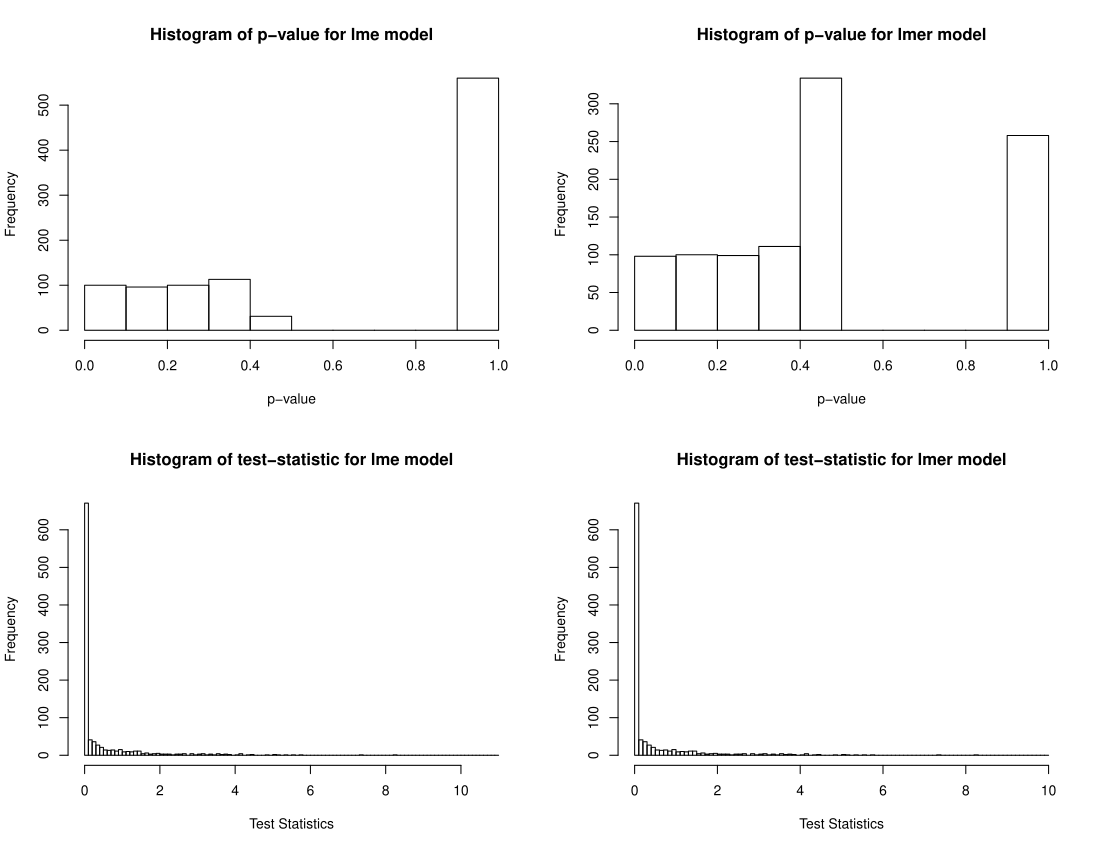

Generate this figure with R:
# For your information, briefly, the model is that, as below,
# Y_ij = intercept + dummyX_ij * (beta + beta_i) + Z_ij * (b + b_i) + error_ij, 
# where 'beta' and 'b' are fixed effects while 'b and 'b_i' are random slope effects.
# We conduct the test that H_0: variance of b_i = 0 v.s. H_a: variance of b_i > 0 through exactRLR.
# In this simulation, we use parallel computing in order to reduce the performing time.

# Setups
library(parallel)
simRep <- 1000 # Replication times in one simulation
pvalue.true <- .05 # Testing type I error 
fileName <- "beta0_X_beta_Z_b_bi-NOpd.RData" # Saving file's name
b.var <- c(0) # The set of varaince of random covariates b as random slope

# Below is the function defined for each node in parallel
run_one_sample <- function(iter){
  library(refund)
  library(lme4)
  library(nlme)
  library(arm)
  library(RLRsim)
  
  set.seed(iter)
  nGroup <- 20 # Group number
  nRep.sim <- 100 # Duplication in each group n_i 
  epsilon.sd <- 1 # or 0.5
  intercept.true <- 0.5
  nRandCovariate <- 1
  b.sim <- 2
  beta.sim <- 2
  betaVar.sim <- 1
  z.mean <- 1
  totalN <- nGroup * nRep.sim
  
  z.var <- c(1)
  ID.sim <- rep(1:nGroup, each = nRep.sim)
  error.sim <- rnorm(n = totalN, mean = 0, sd = epsilon.sd)
  z.sim <- mapply(rnorm, totalN, z.mean, sqrt(z.var))
  bV.sim <- mapply(rnorm, nGroup, b.sim, rep(sqrt(r.sim), nRandCovariate))
  bV.sim <- bV.sim[rep(1:nrow(bV.sim), each = nRep.sim), ]
  bV.sim <- bV.sim * z.sim
  bV.sim <- rowSums(bV.sim)
  
  betaV.sim <- mapply(rnorm, nGroup, beta.sim, rep(sqrt(betaVar.sim), 1))
  betaV.sim <- betaV.sim[rep(1:nrow(betaV.sim), each = nRep.sim), ]

  dummyX <- 2 * rbinom(n = totalN, size = 1, prob = 0.5) - 1 # Shift dummyX
  Y.sim <- intercept.true + bV.sim + dummyX * beta.sim + error.sim # NEW add 'dummyX'
  
  
  ID = ID.sim
  Y = Y.sim
  dummyX = dummyX
  npc = nRandCovariate
  npc = nRandCovariate
  z.sim = z.sim
  
  designMatrix <- data.frame(Y = Y, 
                             dummyX = factor(dummyX, labels=c("warm", "hot")),
                             ID = as.factor(ID), 
                             z.sim = z.sim)
  # 'lme' model with 'pdIdent'
  fullReml.pdIdent <- NA
  noZReml.pdIdent <- NA
  noDummyXReml.pdIdent <- NA
  
  if(npc == 1){
    # fullReml.pdIdent <- lme(fixed = Y ~ 1 + dummyX + z.sim, 
    #                         random = list(ID = pdIdent(~ 0 + dummyX), 
    #                                       ID = pdIdent(~ 0 + z.sim)), 
    #                         data = designMatrix, 
    #                         control = lmeControl(msVerbose = TRUE, opt = 'optim', singular.ok=TRUE, returnObject=TRUE))
    # noZReml.pdIdent <- lme(fixed = Y ~ 1 + dummyX + z.sim,
    #                        random = list(ID = pdIdent(~ 0 + dummyX)),
    #                        data = designMatrix,
    #                        control = lmeControl(msVerbose = TRUE, opt = 'optim', singular.ok=TRUE, returnObject=TRUE))
    noDummyXReml.pdIdent <- lme(fixed = Y ~ 1 + dummyX + z.sim,
                                random = ~ 0 + z.sim | ID,
                                data = designMatrix,
                                control = lmeControl(msVerbose = TRUE, opt = 'optim', singular.ok=TRUE, returnObject=TRUE))
  }
  
  tests1 <- exactRLRT(noDummyXReml.pdIdent) # , nsim = 100000

  
  # 'lmer' model
  fullReml <- lmer(Y ~ 1 + dummyX + z.sim + (1 | dummyX : ID) + (0 + z.sim | ID), data = designMatrix) # (0 + dummyX | ID)
#  m0 <- update(fullReml,  . ~ . - (0 + z.sim | ID))
  m.slope <- update(fullReml, . ~ . -  (1 | dummyX : ID))
  tests2 <- list()
  tests2[[1]] <- exactRLRT(m.slope) # , nsim = 100000

  
  tests2 <- sapply(tests2, function(x){c(statistic = x$statistic[1], "p-value" = x$p[1])})
  pvalues.bonf <- p.adjust(tests2[2,], "bonferroni")
  
  return(list(realTau = r.sim, 
              pvalue = tests1$p[1], 
              pvalues.bonf = pvalues.bonf, 
              tests1 = tests1, 
              tests2 = tests2))
}

# Setup parallel
cores <- detectCores()
cluster <- makeCluster(cores)
clusterSetRNGStream(cluster, 20170822)

# run the simulation
loopIndex <- 1
resultDoubleList.sim <- list()
power1.sim <- list()
power2.sim <- list()
for(r.sim in b.var){  # START outer loop
  clusterExport(cluster, c("r.sim")) # casting the coefficient parameter on the random effects' covariance function
  
  node_results <- parLapply(cluster, 1:simRep, run_one_sample)
  
  result1.sim <- lapply(node_results, function(x) {list(realTau = x$realTau, 
                                                        pvalue = x$pvalue)})
  result2.sim <- lapply(node_results, function(x) {list(realTau = x$realTau, 
                                                        pvalues.bonf = x$pvalues.bonf)})
  resultDoubleList.sim[[loopIndex]] <- node_results
  
  save.image(file=fileName) # Auto Save
  
  table1.sim <- sapply(result1.sim, function(x) {       
    c(sens = (sum(x$pvalue <= pvalue.true) > 0))})
  Power1 <- mean(table1.sim)
  power1.sim[[loopIndex]] <- list(Power = Power1, realTau = r.sim) 
  
  table2.sim <- sapply(result2.sim, function(x) {       
    c(overall.sens = (sum(x$pvalues.bonf <= pvalue.true) > 0))})
  Power2 <- mean(table2.sim)
  power2.sim[[loopIndex]] <- list(Power = Power2, realTau = r.sim)
  
  loopIndex <- loopIndex + 1
} # End outer loop

save.image(file=fileName) # Auto Save
stopCluster(cluster)


par(mfrow=c(2,2))
# Histogram plots
hist(sapply(result1.sim, function(x) x$pvalue), 
     main = "Histogram of p-value for lme model", 
     xlab = "p-value")

hist(sapply(result2.sim, function(x) x$pvalues.bonf), 
     main = "Histogram of p-value for lmer model", 
     xlab = "p-value")

hist(sapply(resultDoubleList.sim[[1]], function(x) (x$tests1)$statistic[1]),
     breaks = (0:110)/10, 
     main = "Histogram of test-statistic for lme model",
     xlab = "Test Statistics")

hist(sapply(resultDoubleList.sim[[1]], function(x) (x$tests2)[1,1]), 
     breaks = (0:100)/10, 
     main = "Histogram of test-statistic for lmer model",
     xlab = "Test Statistics")
